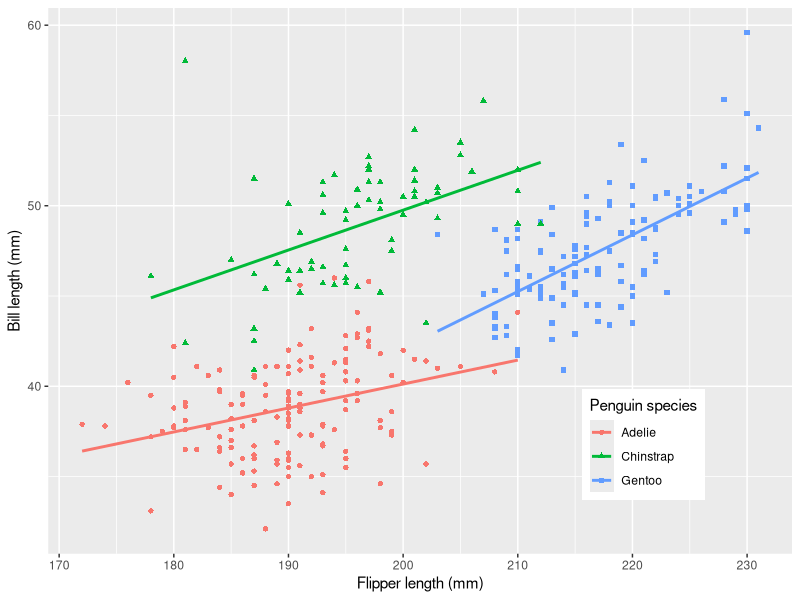

Reproduce this figure in R.
library(palmerpenguins)
library(ggplot2)
library(tidyverse)
library(ggthemes)
penguins <- palmerpenguins::penguins

ggplot(
  penguins,
  aes(
    x = flipper_length_mm,
    y = bill_length_mm,
    col = species,
    shape = species
  )
) +
  geom_point(
  ) +
  geom_smooth(
    method = "lm",
    se = FALSE
  ) +
  labs(
    y="Bill length (mm)",
    x="Flipper length (mm)",
    shape="Penguin species",
    col="Penguin species"
  ) +
  theme(legend.position = c(0.8, 0.2))